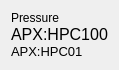
  <widget class="QWidget" name="layoutWidget_9">
   <property name="geometry">
    <rect>
     <x>200</x>
     <y>300</y>
     <width>112</width>
     <height>58</height>
    </rect>
   </property>
   <layout class="QFormLayout" name="formLayout_5">
    <property name="verticalSpacing">
     <number>0</number>
    </property>
    <item row="2" column="0">
     <widget class="PyDMLabel" name="BeamCurrAvg_14">
      <property name="font">
       <font>
        <pointsize>10</pointsize>
       </font>
      </property>
      <property name="toolTip">
       <string/>
      </property>
      <property name="text">
       <string>APX:HPC01</string>
      </property>
      <property name="precision" stdset="0">
       <number>6</number>
      </property>
      <property name="precisionFromPV" stdset="0">
       <bool>false</bool>
      </property>
      <property name="channel" stdset="0">
       <string>ca://APX:HPC01</string>
      </property>
      <property name="displayFormat" stdset="0">
       <enum>PyDMLabel::Decimal</enum>
      </property>
     </widget>
    </item>
    <item row="1" column="0">
     <widget class="PyDMLabel" name="BeamCurrAvg_13">
      <property name="font">
       <font>
        <pointsize>12</pointsize>
       </font>
      </property>
      <property name="toolTip">
       <string/>
      </property>
      <property name="text">
       <string>APX:HPC100</string>
      </property>
      <property name="precision" stdset="0">
       <number>5</number>
      </property>
      <property name="precisionFromPV" stdset="0">
       <bool>false</bool>
      </property>
      <property name="channel" stdset="0">
       <string>ca://APX:HPC100</string>
      </property>
      <property name="displayFormat" stdset="0">
       <enum>PyDMLabel::Decimal</enum>
      </property>
     </widget>
    </item>
    <item row="0" column="0">
     <widget class="QLabel" name="label_28">
      <property name="text">
       <string>Pressure</string>
      </property>
     </widget>
    </item>
   </layout>
  </widget>
